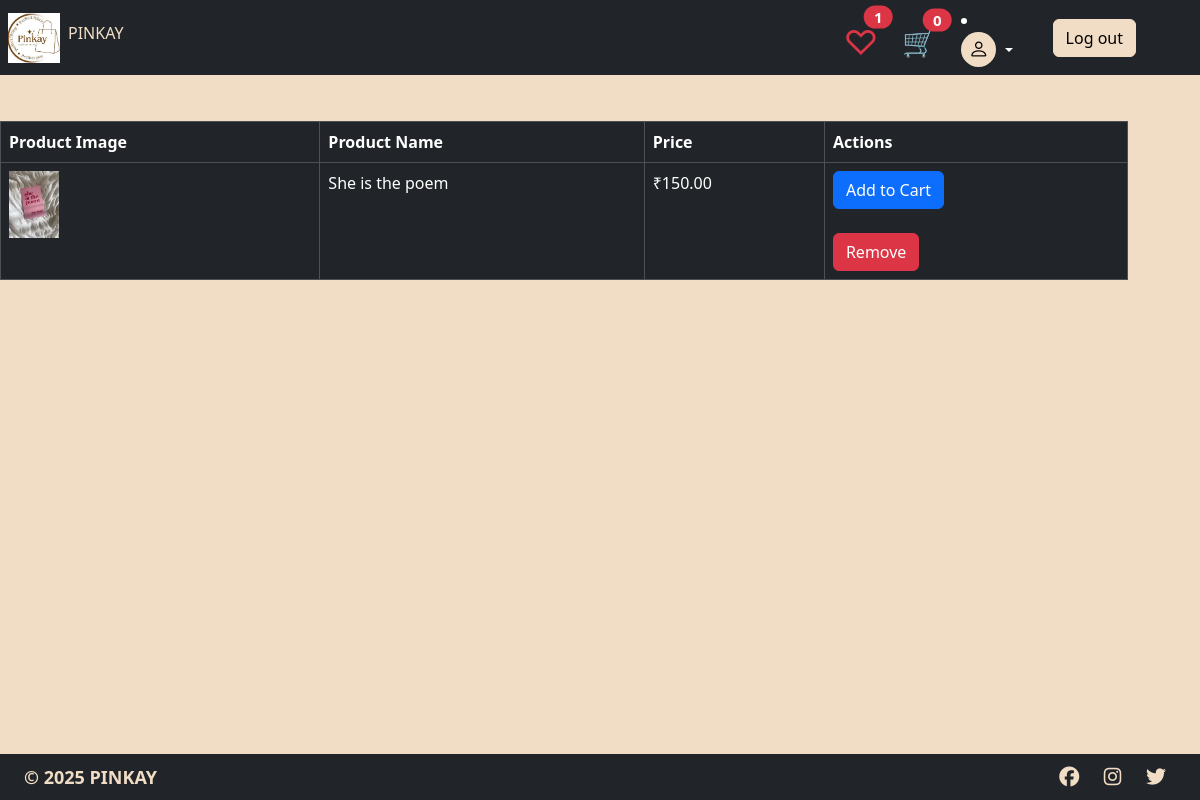
The app's page /wishlist/ (signed in) with its own data.
### Home/models.py (models this page shows, shortened)
class Product(models.Model):
    name = models.CharField(max_length=200)
    category = models.ForeignKey(Categorys, on_delete=models.CASCADE, related_name='products')
    description = models.TextField(blank=True, null=True)
    price = models.DecimalField(max_digits=10, decimal_places=2)
    image = models.ImageField(upload_to='products/', null=True, blank=True)
    created_at = models.DateTimeField(auto_now_add=True)
    average_rating = models.FloatField(default=0)

### Home/views.py (the view)
# urls.py: path('wishlist/', wishlist_view, name='wishlist'),
def wishlist_view(request):
    wishlist = Wishlist.get_wishlist(request.user)
    wishlist_items = wishlist.products.all()
    return render(request, 'wishlist.html', {'wishlist_items': wishlist_items})

### Home/context_processors.py (called while the page is built)
def cart_context(request):
    cart_count = Cart.total_items(request.user) if request.user.is_authenticated else 0
    wishlist_count = Wishlist.get_wishlist(request.user).total_items() if request.user.is_authenticated else 0
    return {
        'cart_count': cart_count,
        'wishlist_count': wishlist_count
    }

### Home/models.py (called while the page is built)
    @staticmethod
    def total_items(user):
        return Cart.objects.filter(user=user).count()

    def total_items(self):
        return self.products.count()

    @staticmethod
    def get_wishlist(user):
        wishlist, created = Wishlist.objects.get_or_create(user=user)
        return wishlist

### Home/templates/wishlist.html (shortened to what this page needs)
{% extends 'base.html' %}
{% block content %}
<h2 class="text-warning text-center">Your Wishlist</h2>
{% if wishlist_items %}
<div class="flex-container">
    <table class="table table-bordered table-dark">
        <thead>
            <tr>
                <th>Product Image</th>
                <th>Product Name</th>
                <th>Price</th>
                <th>Actions</th>
            </tr>
        </thead>
        <tbody>
            {% for product in wishlist_items %}
            <tr data-product-id="{{ product.id }}">
                <td><img src="{{ product.image.url }}" alt="{{ product.name }}" width="50"></td>
                <td>{{ product.name }}</td>
                <td>₹{{ product.price }}</td>
                <td>
                    <form method="post" action="{% url 'add_to_cart_from_wishlist' product.id %}">
                        <button type="submit" class="btn btn-primary">Add to Cart</button>
                    </form>
                    <br>
                    <button class="btn btn-danger remove-from-wishlist" data-product-id="{{ product.id }}">
                        Remove
                    </button>
                </td>
            </tr>
            {% endfor %}
        </tbody>
    </table>
</div>
{% else %}
    <p class="text-dark text-center">Your wishlist is empty!</p>
{% endif %}
{% endblock %}

### Home/static/styles/style1.css (style rules this page uses)
body { background-color: #f1ddc5; }
html, body { height: 100%; margin: 0; }
.flex-container { display: flex; justify-content: center; }
.text-warning { color: #f1ddc5 !important; }

### records on screen
Product: image (picture), name "She is the poem", price "150.00"

### other values on screen
{{ wishlist_count }} "1"
{{ cart_count }} "0"
